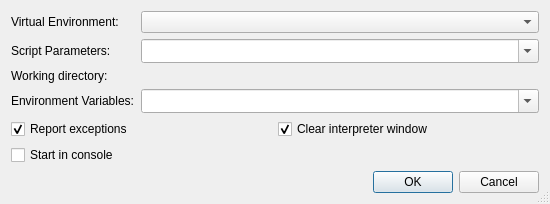
<?xml version="1.0" encoding="UTF-8"?>
<ui version="4.0">
 <class>StartRunDialog</class>
 <widget class="QDialog" name="StartRunDialog">
  <property name="geometry">
   <rect>
    <x>0</x>
    <y>0</y>
    <width>550</width>
    <height>192</height>
   </rect>
  </property>
  <property name="windowTitle">
   <string>Start running</string>
  </property>
  <property name="sizeGripEnabled">
   <bool>true</bool>
  </property>
  <layout class="QVBoxLayout" name="verticalLayout">
   <item>
    <layout class="QGridLayout" name="gridLayout_2">
     <item row="0" column="0">
      <widget class="QLabel" name="label">
       <property name="text">
        <string>Virtual Environment:</string>
       </property>
       <property name="buddy">
        <cstring>venvComboBox</cstring>
       </property>
      </widget>
     </item>
     <item row="0" column="1">
      <widget class="QComboBox" name="venvComboBox">
       <property name="sizePolicy">
        <sizepolicy hsizetype="Expanding" vsizetype="Fixed">
         <horstretch>0</horstretch>
         <verstretch>0</verstretch>
        </sizepolicy>
       </property>
       <property name="toolTip">
        <string>Select the virtual environment to be used</string>
       </property>
       <property name="whatsThis">
        <string>&lt;b&gt;Virtual Environment&lt;/b&gt;\n&lt;p&gt;Enter the virtual environment to be used. Leave it empty to use the default environment, i.e. the one configured globally or per project.&lt;/p&gt;</string>
       </property>
      </widget>
     </item>
     <item row="1" column="0">
      <widget class="QLabel" name="TextLabel1">
       <property name="text">
        <string>Script Parameters:</string>
       </property>
       <property name="buddy">
        <cstring>cmdlineCombo</cstring>
       </property>
      </widget>
     </item>
     <item row="1" column="1">
      <widget class="QComboBox" name="cmdlineCombo">
       <property name="sizePolicy">
        <sizepolicy hsizetype="Expanding" vsizetype="Fixed">
         <horstretch>0</horstretch>
         <verstretch>0</verstretch>
        </sizepolicy>
       </property>
       <property name="toolTip">
        <string>Enter the commandline parameters</string>
       </property>
       <property name="whatsThis">
        <string>&lt;b&gt;Commandline&lt;/b&gt;
&lt;p&gt;Enter the commandline parameters in this field.&lt;/p&gt;</string>
       </property>
       <property name="editable">
        <bool>true</bool>
       </property>
       <property name="insertPolicy">
        <enum>QComboBox::InsertAtTop</enum>
       </property>
       <property name="sizeAdjustPolicy">
        <enum>QComboBox::AdjustToMinimumContentsLengthWithIcon</enum>
       </property>
       <property name="duplicatesEnabled">
        <bool>false</bool>
       </property>
      </widget>
     </item>
     <item row="2" column="0">
      <widget class="QLabel" name="TextLabel2">
       <property name="text">
        <string>Working directory:</string>
       </property>
       <property name="buddy">
        <cstring>workdirPicker</cstring>
       </property>
      </widget>
     </item>
     <item row="2" column="1">
      <widget class="E5ComboPathPicker" name="workdirPicker" native="true">
       <property name="sizePolicy">
        <sizepolicy hsizetype="Expanding" vsizetype="Preferred">
         <horstretch>0</horstretch>
         <verstretch>0</verstretch>
        </sizepolicy>
       </property>
       <property name="focusPolicy">
        <enum>Qt::WheelFocus</enum>
       </property>
       <property name="toolTip">
        <string>Enter the working directory</string>
       </property>
       <property name="whatsThis">
        <string>&lt;b&gt;Working directory&lt;/b&gt;
&lt;p&gt;Enter the working directory of the application to be debugged. Leave it empty to set the working directory to the executable directory.&lt;/p&gt;</string>
       </property>
      </widget>
     </item>
     <item row="3" column="0">
      <widget class="QLabel" name="textLabel1">
       <property name="text">
        <string>Environment Variables:</string>
       </property>
       <property name="buddy">
        <cstring>environmentCombo</cstring>
       </property>
      </widget>
     </item>
     <item row="3" column="1">
      <widget class="QComboBox" name="environmentCombo">
       <property name="sizePolicy">
        <sizepolicy hsizetype="Expanding" vsizetype="Fixed">
         <horstretch>0</horstretch>
         <verstretch>0</verstretch>
        </sizepolicy>
       </property>
       <property name="toolTip">
        <string>Enter the environment variables to be set.</string>
       </property>
       <property name="whatsThis">
        <string>&lt;b&gt;Environment Variables&lt;/b&gt;
&lt;p&gt;Enter the environment variables to be set for the program. The individual settings must be separated by whitespace and be given in the form 'var=value'. In order to add to an environment variable, enter it in the form 'var+=value'.&lt;/p&gt;
&lt;p&gt;Example: var1=1 var2=&quot;hello world&quot; var3+=&quot;:/tmp&quot;&lt;/p&gt;</string>
       </property>
       <property name="editable">
        <bool>true</bool>
       </property>
       <property name="insertPolicy">
        <enum>QComboBox::InsertAtTop</enum>
       </property>
       <property name="sizeAdjustPolicy">
        <enum>QComboBox::AdjustToMinimumContentsLengthWithIcon</enum>
       </property>
       <property name="duplicatesEnabled">
        <bool>false</bool>
       </property>
      </widget>
     </item>
    </layout>
   </item>
   <item>
    <layout class="QGridLayout" name="gridLayout">
     <item row="0" column="0">
      <widget class="QCheckBox" name="exceptionCheckBox">
       <property name="toolTip">
        <string>Uncheck to disable exception reporting</string>
       </property>
       <property name="whatsThis">
        <string>&lt;b&gt;Report exceptions&lt;/b&gt;
&lt;p&gt;Uncheck this in order to disable exception reporting.&lt;/p&gt;</string>
       </property>
       <property name="text">
        <string>Report exceptions</string>
       </property>
       <property name="shortcut">
        <string>Alt+E</string>
       </property>
       <property name="checked">
        <bool>true</bool>
       </property>
      </widget>
     </item>
     <item row="0" column="1">
      <widget class="QCheckBox" name="clearShellCheckBox">
       <property name="toolTip">
        <string>Select to clear the display of the interpreter window</string>
       </property>
       <property name="whatsThis">
        <string>&lt;b&gt;Clear interpreter window&lt;/b&gt;&lt;p&gt;This clears the display of the interpreter window before starting the debug client.&lt;/p&gt;</string>
       </property>
       <property name="text">
        <string>Clear interpreter window</string>
       </property>
       <property name="checked">
        <bool>true</bool>
       </property>
      </widget>
     </item>
     <item row="1" column="0">
      <widget class="QCheckBox" name="consoleCheckBox">
       <property name="toolTip">
        <string>Select to start the debugger in a console window</string>
       </property>
       <property name="whatsThis">
        <string>&lt;b&gt;Start in console&lt;/b&gt;
&lt;p&gt;Select to start the debugger in a console window. The console command has to be configured on the Debugger-&amp;gt;General page&lt;/p&gt;</string>
       </property>
       <property name="text">
        <string>Start in console</string>
       </property>
      </widget>
     </item>
    </layout>
   </item>
   <item>
    <widget class="QDialogButtonBox" name="buttonBox">
     <property name="orientation">
      <enum>Qt::Horizontal</enum>
     </property>
     <property name="standardButtons">
      <set>QDialogButtonBox::Cancel|QDialogButtonBox::Ok</set>
     </property>
    </widget>
   </item>
  </layout>
 </widget>
 <pixmapfunction>qPixmapFromMimeSource</pixmapfunction>
 <customwidgets>
  <customwidget>
   <class>E5ComboPathPicker</class>
   <extends>QWidget</extends>
   <header>E5Gui/E5PathPicker.h</header>
   <container>1</container>
  </customwidget>
 </customwidgets>
 <tabstops>
  <tabstop>venvComboBox</tabstop>
  <tabstop>cmdlineCombo</tabstop>
  <tabstop>workdirPicker</tabstop>
  <tabstop>environmentCombo</tabstop>
  <tabstop>exceptionCheckBox</tabstop>
  <tabstop>clearShellCheckBox</tabstop>
  <tabstop>consoleCheckBox</tabstop>
 </tabstops>
 <resources/>
 <connections>
  <connection>
   <sender>buttonBox</sender>
   <signal>accepted()</signal>
   <receiver>StartRunDialog</receiver>
   <slot>accept()</slot>
   <hints>
    <hint type="sourcelabel">
     <x>44</x>
     <y>293</y>
    </hint>
    <hint type="destinationlabel">
     <x>34</x>
     <y>150</y>
    </hint>
   </hints>
  </connection>
  <connection>
   <sender>buttonBox</sender>
   <signal>rejected()</signal>
   <receiver>StartRunDialog</receiver>
   <slot>reject()</slot>
   <hints>
    <hint type="sourcelabel">
     <x>163</x>
     <y>293</y>
    </hint>
    <hint type="destinationlabel">
     <x>150</x>
     <y>148</y>
    </hint>
   </hints>
  </connection>
 </connections>
</ui>
